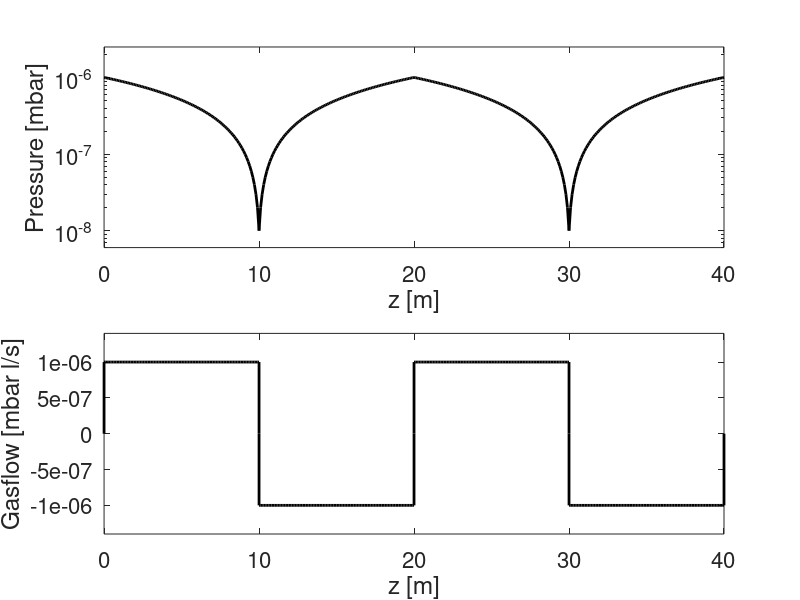

This chart was generated by the following MATLAB code:
% vtmini.m, minimal vaktrak, V. Ziemann, 180710
% supported codes with ordering: CODE,repeat,L,c,s,q
%   conductance only:    1, rep,  L,  c, 0,  0 
%   short pump:          2,   1,  0,  0, S,  0
%   short gas source:    3,   1,  0,  0, 0, dQ
%   generic element:     4, rep,  L,  c, s,  q  
% use repmat() and flip() to assemble larger systems
clear; close all

conduc=@(C)[1,-1/C,0; 0,1,0; 0,0,1];  % matrix for conductance
pump=@(S)[1,0,0;-S,1,0;0,0,1];        % matrix for short pump
outgas=@(dQ)[1,0,0;0,1,dQ;0,0,1];     % matrix for gas source, leak
%function csql.m defined externally
%
%       CODE  repeat   L     c     s     q
vaksys=[ 3,     1,     0,    0,    0,    1e-6;   % outgas, dQ
         1,   100,   0.1,   10,    0,    0;      % conductance, c
         2,     1,     0,    0,  100,    0];     % pump, S

v=[vaksys; flip(vaksys,1)];
beamline=repmat(v,2,1);      % description of the complete system

nlines=size(beamline,1);      % number of elements in beamline
nmat=sum(beamline(:,2))+1;    % number of matrices, incl repeat count           
Racc=zeros(3,3,nmat);         % accumulated transfer matrices
Racc(:,:,1)=eye(3);           % initialize the first one
spos=zeros(nmat,1);           % array for element (end-)positions

ic=1;
for line=1:nlines             % loop over elements
  for seg=1:beamline(line,2)  % and over the segements of each element
    ic=ic+1;                  % element counter
    Rcurr=eye(3);             % initialize to unit matrix
    switch beamline(line,1)   % brach accoding to element
      case 1       % pure conductance
        C=beamline(line,4)/beamline(line,3);   % C=c/L
        Rcurr=conduc(C);                       % large C 
      case 2       % short pump, zero length
        Rcurr=pump(beamline(line,5));          % large S
      case 3  % point-like gas source, zero length
        Rcurr=outgas(beamline(line,6));        % large dQ
      case 4  % generic element, c,s,q,L are all given
        Rcurr=csql(beamline(line,4),beamline(line,5),...
          beamline(line,6),beamline(line,3));
      otherwise
         disp('unsupported code')
    end
    Racc(:,:,ic)=Rcurr*Racc(:,:,ic-1);      % add new element  
    spos(ic)=spos(ic-1)+beamline(line,3);   % update the position
  end
end
R0=Racc(:,:,end);    % alias for the start-to-end matrix

%....find solution with Qr=Ql=0
Pr=-R0(2,3)/R0(2,1);
Pl=R0(1,3)-R0(1,1)*R0(2,3)/R0(2,1);
P0r=[Pr;0;1]; % vector at start

pressure=zeros(nmat,1); gasflow=pressure;   % allocate memory
for k=1:nmat            % loop over all elements
  PP=Racc(:,:,k)*P0r;   % and calculate [P;Q;1] at end of each element     
  pressure(k)=PP(1);    % stuff into arrays used for plotting
  gasflow(k)=PP(2);     
end
%...............make plots with pressure and gasflow profiles
figure('Name','Pressure and gasflow profiles'); 
subplot(2,1,1); semilogy(spos,pressure,'k','LineWidth',2); 
xlim([0,spos(end)]); ylim([0.6*min(pressure),2.5*max(pressure)])
xlabel('z [m]'); ylabel('Pressure [mbar]');
set(gca,'FontSize',16)
subplot(2,1,2); plot(spos,gasflow,'k','LineWidth',2); 
xlim([0,spos(end)]); ylim([1.4*min(gasflow),1.4*max(gasflow)])
xlabel('z [m]'); ylabel('Gasflow [mbar l/s]')  
set(gca,'FontSize',16)